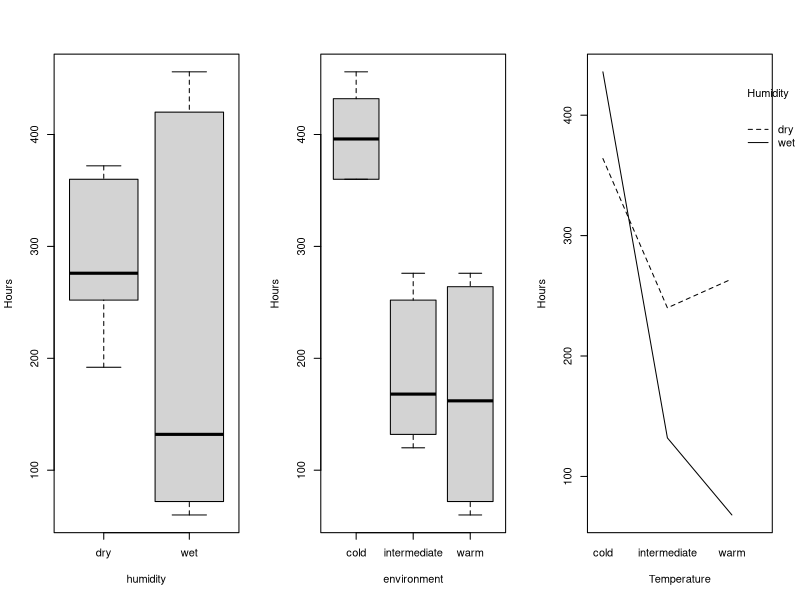
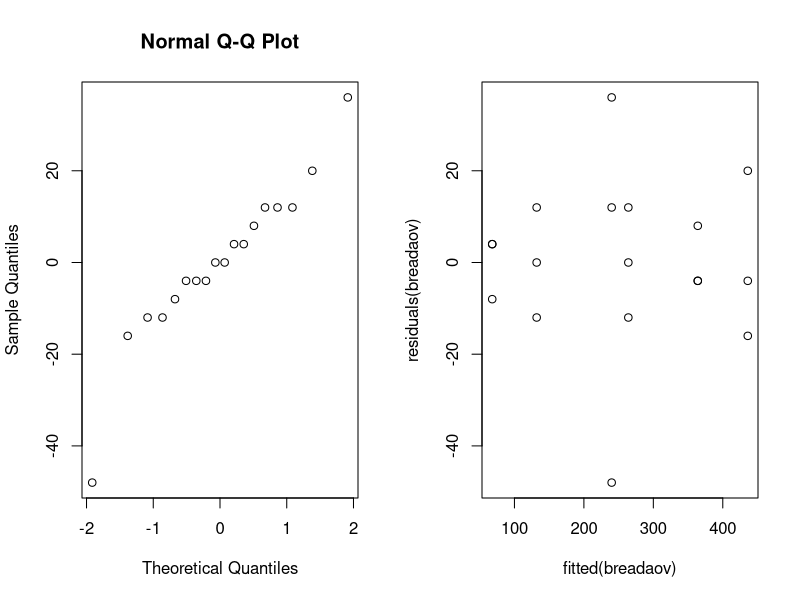
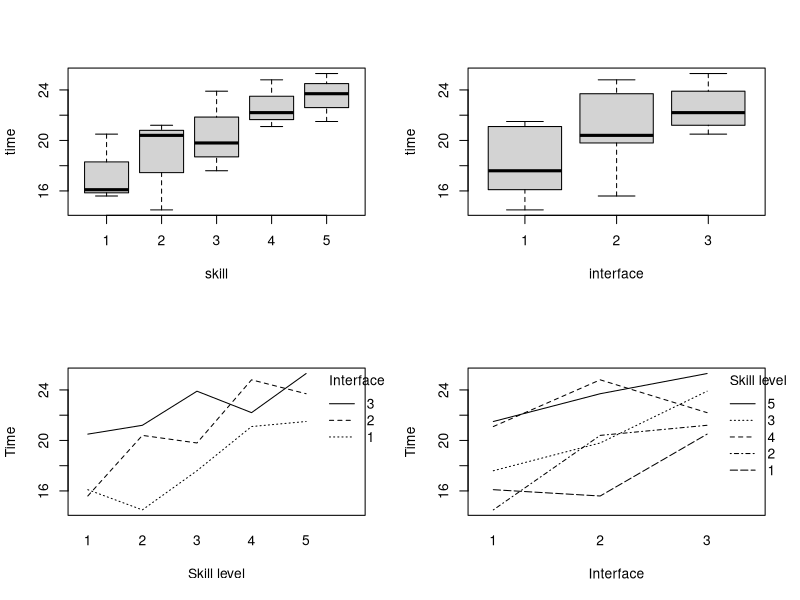
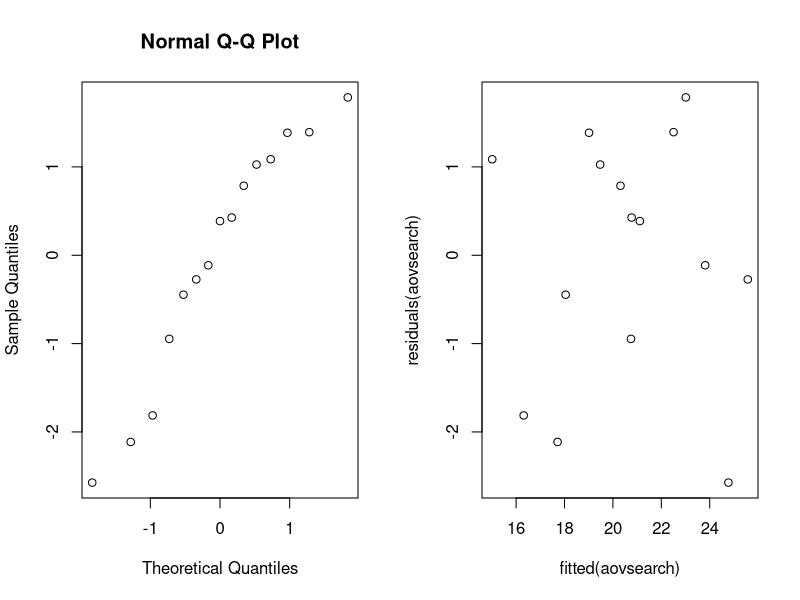
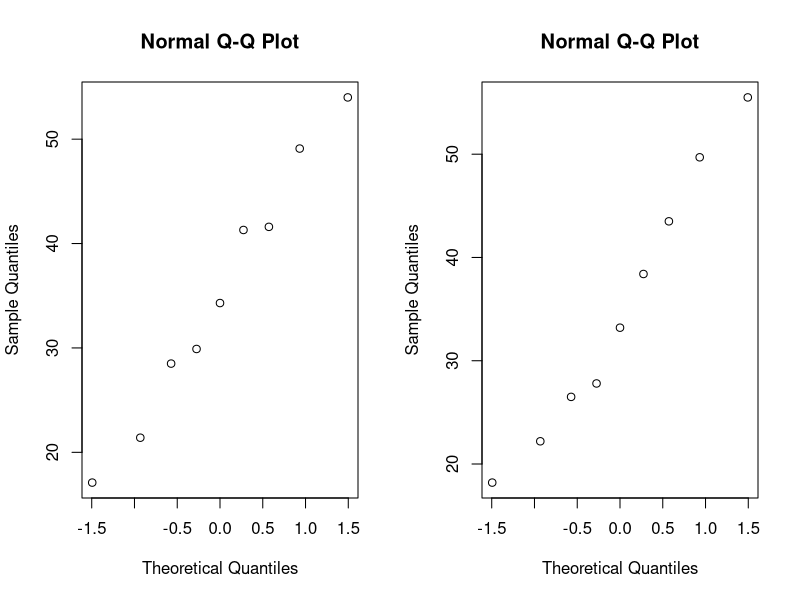

Recreate these plots in R, in order. (Note: this script raises an error after producing the figures.)
## ---- chunk 1
knitr::opts_chunk$set(echo = FALSE)
knitr::opts_chunk$set(fig.width=8, fig.height=4) 
## ---- chunk 2
bread = read.table("bread.txt", header = TRUE)
par(mfrow=c(1,3))
boxplot(hours ~ humidity, data = bread, ylab = "Hours")
boxplot(hours ~ environment, data = bread, ylab = "Hours")
interaction.plot(bread$environment, bread$humidity, bread$hours, xlab = "Temperature", ylab = "Hours", trace.label = "Humidity")
## ---- chunk 3
breadaov=lm(hours~humidity*environment, data = bread); 
anova(breadaov)
## ---- chunk 4
summary(breadaov)$coefficients
## ---- chunk 5
par(mfrow=c(1,2))
qqnorm(residuals(breadaov))
plot(fitted(breadaov),residuals(breadaov))
## ---- chunk 6
search = read.table("search.txt", header = TRUE)
par(mfrow=c(2,2))
boxplot(time~skill, data=search)
boxplot(time~interface, data=search)
interaction.plot(search$skill,search$interface, search$time, xlab = "Skill level", ylab = "Time", trace.label = "Interface")
interaction.plot(search$interface,search$skill, search$time, xlab = "Interface", ylab = "Time", trace.label = "Skill level")
## ---- chunk 7
search$skill = factor(search$skill)
search$interface = factor(search$interface)
aovsearch=lm(time~interface+skill, data=search)
anova(aovsearch)
summary(aovsearch)
## ---- chunk 8
par(mfrow=c(1,2))
qqnorm(residuals(aovsearch))
plot(fitted(aovsearch),residuals(aovsearch))
## ---- chunk 9
friedman.test(search$time,search$interface,search$skill)
## ---- chunk 10
aovsearch2=lm(time~interface, data=search)
anova(aovsearch2)
## ---- chunk 11
cow = read.table("cow.txt", header = TRUE);
#There are two factors that influence the milk production
mm = subset(cow, treatment=="A")["milk"]
sf = subset(cow, treatment=="B")["milk"]
mm1 = as.numeric(unlist(mm))
sf1 = as.numeric(unlist(sf))
par(mfrow=c(1,2))
qqnorm(mm1)
qqnorm(sf1)
cow$id = factor(cow$id); cow$per = factor(cow$per)
cowanova = lm(milk~id+per+treatment,data = cow)
anova(cowanova)
summary(cowanova)
## ---- chunk 12
library(lme4)
cow$order=factor(cow$order)
cowlmer = lmer(milk~treatment+order+per+(1|id), data=cow, REML = FALSE)
summary(cowlmer)
## ---- chunk 13
cowlmerTreatment = lmer(milk~order+per+(1|id), data=cow, REML = FALSE)
anova(cowlmerTreatment, cowlmer)
## ---- chunk 14
cowlmerOrder = lmer(milk~treatment+per+(1|id), data=cow, REML = FALSE)
anova(cowlmerOrder, cowlmer)
## ---- chunk 15
cowlmerPer = lmer(milk~treatment+order+(1|id), data=cow, REML = FALSE)
anova(cowlmerPer, cowlmer)
## ---- chunk 16
attach(cow)
t.test(milk[treatment=="A"],milk[treatment=="B"],paired=TRUE)
## ---- chunk 17
data=read.table("nauseatable.txt",header=TRUE)
nausea=c(rep(0,times=100),rep(1,times=52),rep(0,times=32),rep(1,times=35),rep(0,times=48),
  rep(1,times=37))
medicine=c(rep("Chlorpromazine",times=152),rep("Pentobarbital (100mg)",times=67),
  rep("Pentobarbital (150mg)",times=85))
patientdata=data.frame(nausea,medicine)
xtabs(~medicine+nausea,data=patientdata)
## ---- chunk 18
test_statistic=chisq.test(xtabs(~patientdata$medicine+patientdata$nausea))[[1]];test_statistic



attach(patientdata)
B=1000
tstar=numeric(B)
for (i in 1:B) {
  patientstar=sample(patientdata,size=100) # permute medicine lables
  tstar[i] = chisq.test(xtabs(~patientstar$medicine+patientstar$nausea))[[1]];print(tstar[i])}
test_statistic=chisq.test(xtabs(~patientdata$medicine+patientdata$nausea))[[1]];test_statistic
hist(tstar)
pl=sum(tstar<myt)/B;pl
pr=sum(tstar>myt)/B
## ---- chunk 19
chisq.test(xtabs(~patientdata$medicine+patientdata$nausea))
## ---- chunk 20
data=read.table(file="expensescrime.txt",header=TRUE)
plot(data)
## ---- chunk 21
par(mfrow=c(1,ncol(data)-1)) # minus the state column
for (i in 2:ncol(data)) hist(data[,i],main=names(data)[i])
## ---- chunk 22

par(mfrow=c(1,3))
plot(data$expend, data$bad)
plot(data$expend, data$crime)
plot(data$expend, data$lawyers)
plot(data$expend, data$employ)
plot(data$expend, data$pop)
## ---- chunk 23
round(cor(data[,2:7]),2)
## ---- chunk 24
summary(lm(expend~bad,data=data))
summary(lm(expend~crime,data=data))
summary(lm(expend~lawyers,data=data))
summary(lm(expend~employ,data=data))
summary(lm(expend~pop,data=data))
summary(lm(expend~bad+employ,data=data))
summary(lm(expend~crime+employ,data=data))
summary(lm(expend~bad+crime+employ,data=data))
## ---- chunk 25
summary(lm(expend~bad+crime+lawyers+employ+pop,data=data))
summary(lm(expend~bad+lawyers+employ+pop,data=data))
summary(lm(expend~bad+lawyers+employ,data=data))
summary(lm(expend~lawyers+employ, data=data))
## ---- chunk 26
expendlm = lm(expend~crime+employ,data=data)
par(mfrow=c(2,4))
#2 Scatter plot of residuals against each Xk in the model separately.
plot(residuals(expendlm),data[,4],xlab="residuals",ylab="crime")
plot(residuals(expendlm),data[,6],xlab="residuals",ylab="employ")
#4 Scatter plot of residuals against each Xk not in the model separately
plot(residuals(expendlm),data[,3],xlab="residuals",ylab="bad")
plot(residuals(expendlm),data[,5],xlab="residuals",ylab="lawyers")
plot(residuals(expendlm),data[,7],xlab="residuals",ylab="pop")
#5 Scatterplot of residuals against Y and Y^
plot(residuals(expendlm),data[,2],xlab="residuals",ylab="expend")
plot(residuals(expendlm),fitted(expendlm),xlab="residuals",ylab="fitted model")

par(mfrow=c(2,3))
#3 Added variable plot of residuals of Xj against residuals of Y with omitted Xj
x = residuals(lm(bad~employ+crime,data=data))
y = residuals(lm(expend~employ+crime,data=data))
plot(x,y,main="Added variable plot for bad")
x = residuals(lm(crime~bad+lawyers+pop,data=data))
y = residuals(lm(expend~bad+lawyers+pop,data=data))
plot(x,y,main="Added variable plot for crime")
x = residuals(lm(lawyers~employ+crime,data=data))
y = residuals(lm(expend~employ+crime,data=data))
plot(x,y,main="Added variable plot for lawyers")
x = residuals(lm(employ~bad+lawyers+pop,data=data))
y = residuals(lm(expend~bad+lawyers+pop,data=data))
plot(x,y,main="Added variable plot for employ")
x = residuals(lm(pop~employ+crime,data=data))
y = residuals(lm(expend~employ+crime,data=data))
plot(x,y,main="Added variable plot for pop")

#6 normal QQ-plot of the residuals and Shapiro-Wilk's method
qqnorm(residuals(expendlm))
#shapiro.test(residuals(expendlm))
